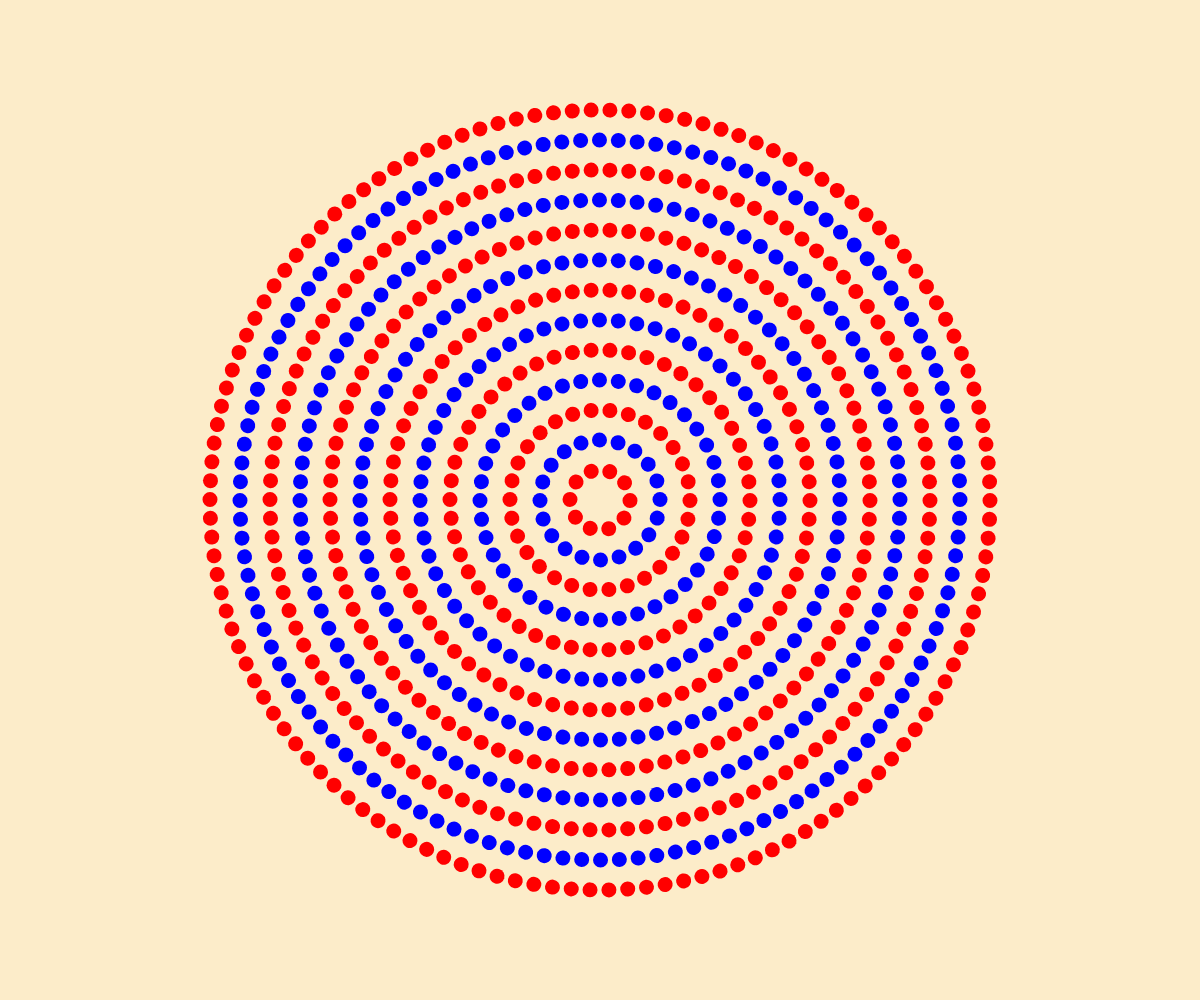
Frame 1 (no input)
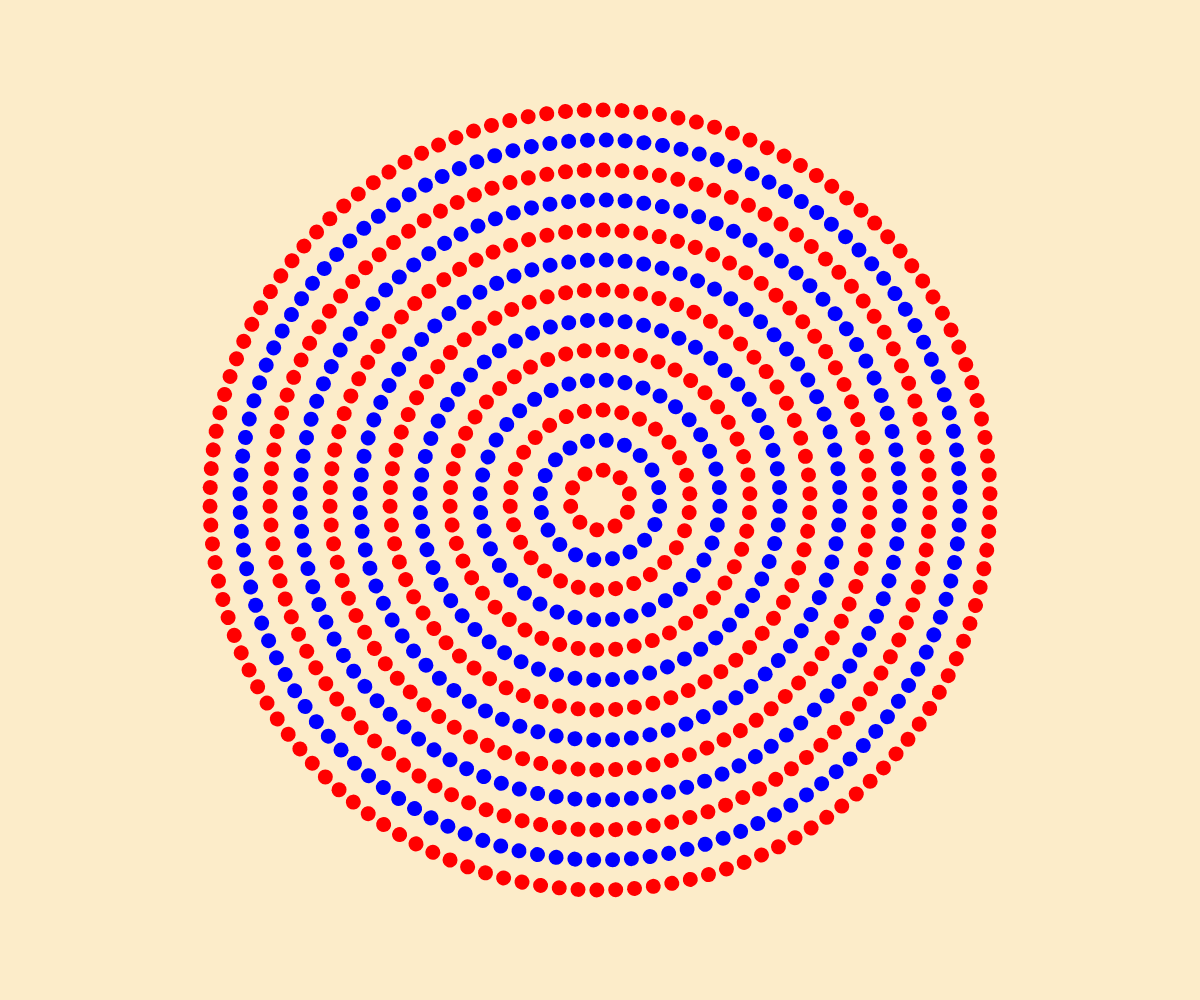
Frame 60 (no input)
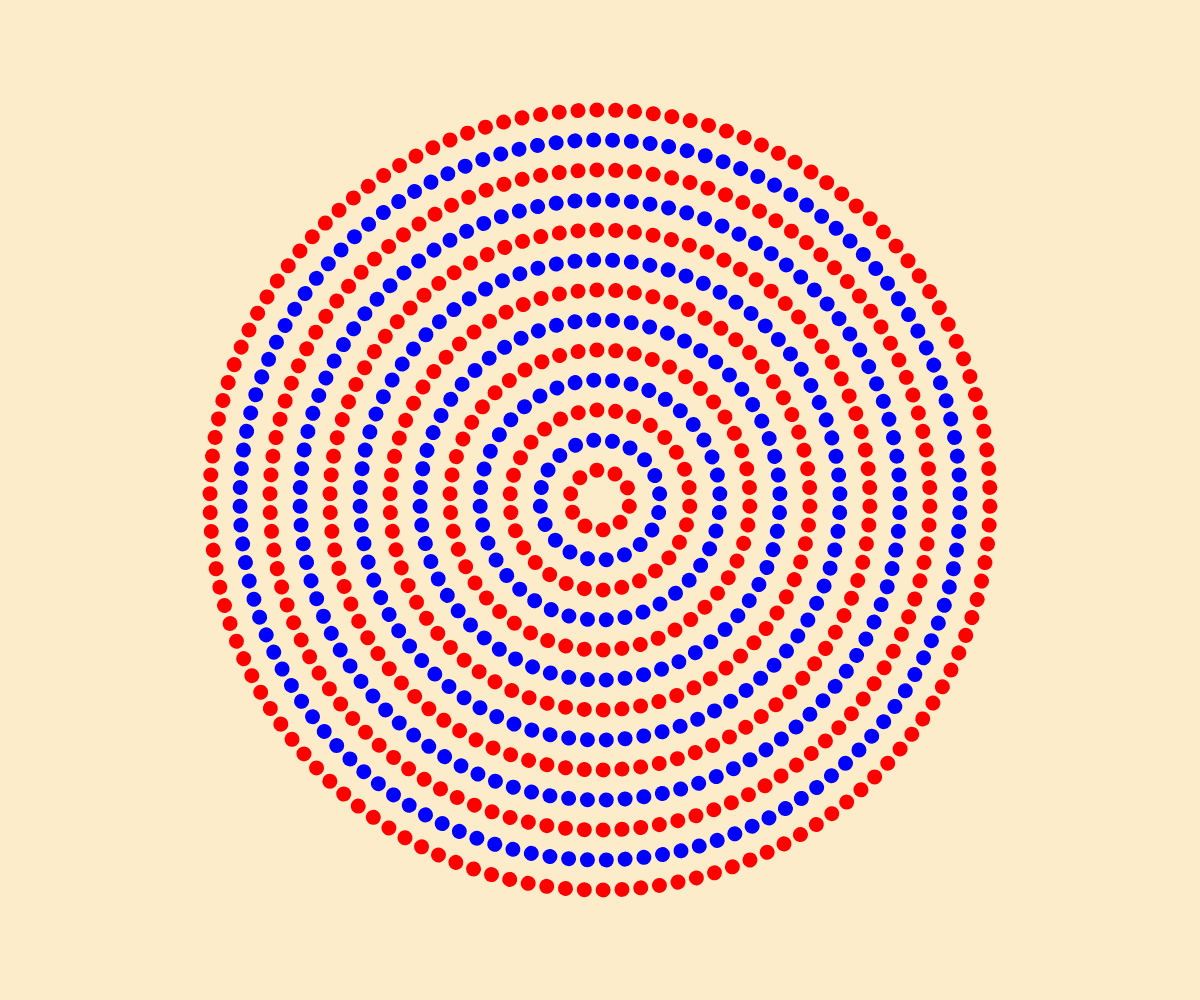
Frame 120 (the mouse pressed at the canvas centre since frame 60)

The p5.js sketch that drew these frames (run headless with seeded random() and noise() and a simulated clock; from frame 60 on, the mouse is pressed at the canvas centre):

// p5.js sketch
// ── sketch.js
let colors = [];

function setup() {
  createCanvas(windowWidth, windowHeight);
  //by default draw is called 60 times per second, noLoop stops the call to draw()
  noStroke();
  frameRate(56);
  angleMode(DEGREES);
  colors = [color('blue'), color('red')];
}

function windowResized() {
  resizeCanvas(windowWidth, windowHeight);
}

const nbOfDots = 10;
const distanceBeetweenRing = 30;

function ring(index) {
  const dotsByRing = nbOfDots * index;
  for (let x = 0; x < dotsByRing; x++) {
    push();
    rotate(x * (360 / dotsByRing));
    fill(colors[index % 2]);
    circle(index * distanceBeetweenRing, 0, 15);
    pop();
  }
}

function draw() {
  background(252, 236, 201);
  translate(width / 2, height / 2);
  fill(250, 0, 0);

  for (let x = 0; x < 14; x++) {
    const direction = x % 2 === 0 ? -1 : 1;
    push();
    rotate((direction * frameCount) / x);
    ring(x);
    pop();
  }
}
